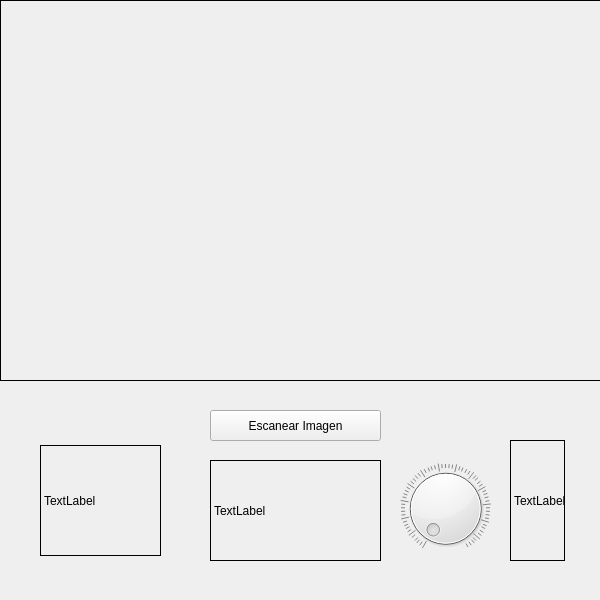
<?xml version="1.0" encoding="UTF-8"?>
<ui version="4.0">
 <class>Widget</class>
 <widget class="QWidget" name="Widget">
  <property name="geometry">
   <rect>
    <x>0</x>
    <y>0</y>
    <width>600</width>
    <height>600</height>
   </rect>
  </property>
  <property name="windowTitle">
   <string>Widget</string>
  </property>
  <widget class="QLabel" name="label">
   <property name="geometry">
    <rect>
     <x>0</x>
     <y>0</y>
     <width>611</width>
     <height>381</height>
    </rect>
   </property>
   <property name="frameShape">
    <enum>QFrame::Box</enum>
   </property>
   <property name="text">
    <string/>
   </property>
   <property name="pixmap">
    <pixmap resource="Imagenes.qrc">:/imgs/pez.jpg</pixmap>
   </property>
   <property name="scaledContents">
    <bool>true</bool>
   </property>
  </widget>
  <widget class="QPushButton" name="BotonEscanear">
   <property name="geometry">
    <rect>
     <x>210</x>
     <y>410</y>
     <width>171</width>
     <height>31</height>
    </rect>
   </property>
   <property name="text">
    <string>Escanear Imagen</string>
   </property>
  </widget>
  <widget class="QLabel" name="label_2">
   <property name="geometry">
    <rect>
     <x>40</x>
     <y>445</y>
     <width>121</width>
     <height>111</height>
    </rect>
   </property>
   <property name="frameShape">
    <enum>QFrame::Panel</enum>
   </property>
   <property name="text">
    <string>TextLabel</string>
   </property>
  </widget>
  <widget class="QLabel" name="label_3">
   <property name="geometry">
    <rect>
     <x>210</x>
     <y>460</y>
     <width>171</width>
     <height>101</height>
    </rect>
   </property>
   <property name="frameShape">
    <enum>QFrame::Panel</enum>
   </property>
   <property name="text">
    <string>TextLabel</string>
   </property>
  </widget>
  <widget class="QLabel" name="label_4">
   <property name="geometry">
    <rect>
     <x>510</x>
     <y>440</y>
     <width>55</width>
     <height>121</height>
    </rect>
   </property>
   <property name="frameShape">
    <enum>QFrame::Box</enum>
   </property>
   <property name="text">
    <string>TextLabel</string>
   </property>
  </widget>
  <widget class="QDial" name="dial">
   <property name="geometry">
    <rect>
     <x>400</x>
     <y>463</y>
     <width>91</width>
     <height>91</height>
    </rect>
   </property>
   <property name="maximum">
    <number>255</number>
   </property>
   <property name="notchesVisible">
    <bool>true</bool>
   </property>
  </widget>
 </widget>
 <resources>
  <include location="Imagenes.qrc"/>
 </resources>
 <connections/>
</ui>
